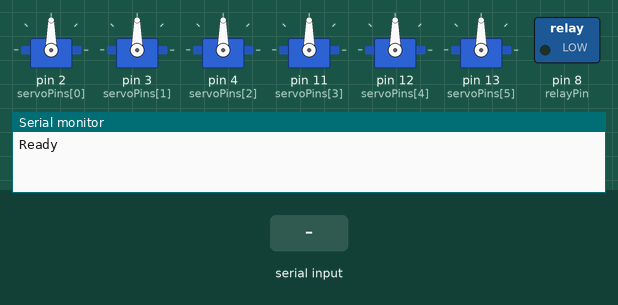
Simulated run of this sketch. Board: Arduino Uno, built with avr-gcc and run on an emulated ATmega328P. On the bench: 6 × servo, switched loads named in the sketch (green lamp = pin HIGH), the last lines printed to the serial monitor. The test bench sets the inputs (shaded band).

Above: at 1.2 s.
1.3 s: "w" received over Serial
At 1.8 s:
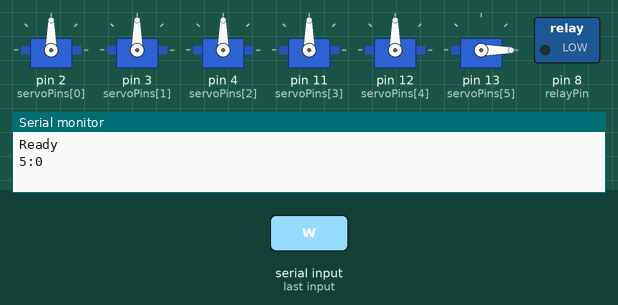
2.8 s: "z90\n" received over Serial
At 4.0 s:
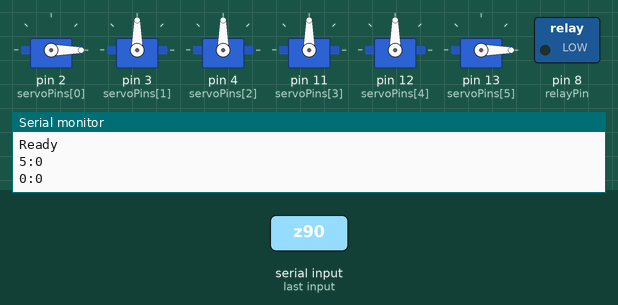
4.3 s: "n" received over Serial
At 5.2 s:
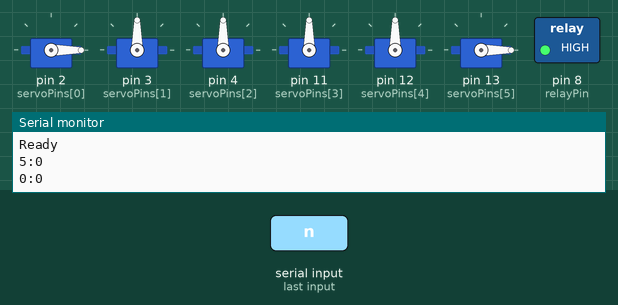
5.8 s: "z,45\n" received over Serial
At 6.4 s:
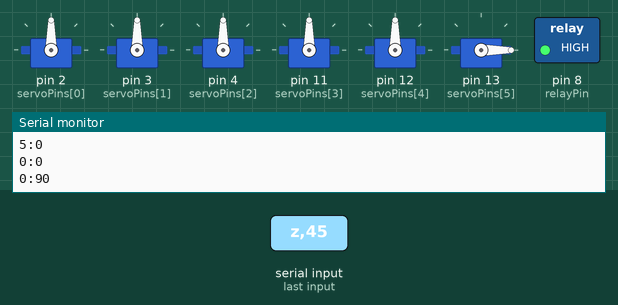
7.3 s: "x90\n" received over Serial
At 8.5 s:
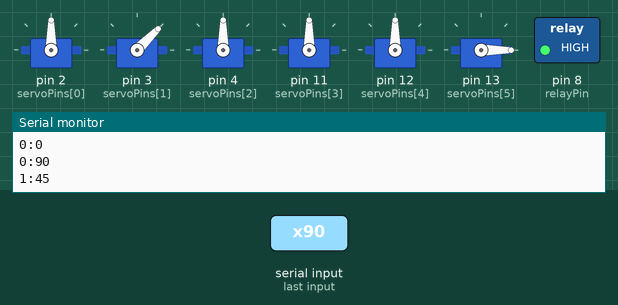
8.8 s: "f" received over Serial
At 9.9 s:
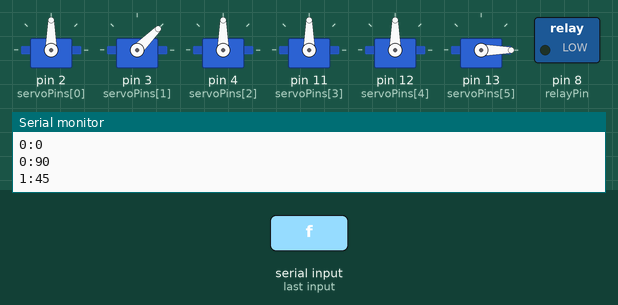
Timing chart, 0 to 11.3 s (numbered marks = the images above; inputs shaded):
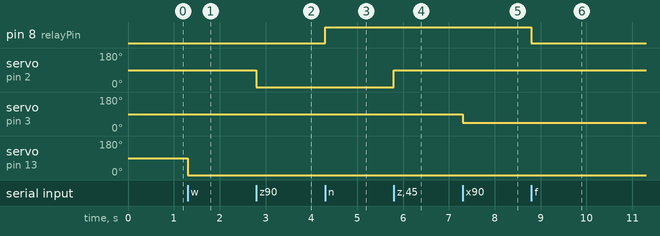

The sketch:

serialServoControl.ino
```cpp
// include the library code:
#include <Servo.h>

int servoPins[6] = {2, 3, 4, 11, 12, 13};
Servo servo[6];
int relayPin = 8;

void setup() {
  for (int i = 0; i < 6; i++) {
    servo[i].attach(servoPins[i]);
  }
  pinMode(relayPin, OUTPUT);
  digitalWrite(relayPin, LOW);
  Serial.begin(19200);
  Serial.println("Ready");
}


void loop() {

  static int v = 0;

  if ( Serial.available()) {
    char ch = Serial.read();

    switch (ch) {
      case '0'...'9':
        v = v * 10 + ch - '0';
        break;
      case 'z':
        servoWrite(0, v);
        v = 0;
        break;
      case 'x':
        servoWrite(1, v);
        v = 0;
        break;
      case 'a':
        servoWrite(2, v);
        v = 0;
        break;
      case 's':
        servoWrite(3, v);
        v = 0;
        break;
      case 'q':
        servoWrite(4, v);
        v = 0;
        break;
      case 'w':
        servoWrite(5, v);
        v = 0;
        break;
      case 'n':
        relay(HIGH);
        break;
      case 'f':
        relay(LOW);
        break;
      case '>':
        delay(500);
        break;
    }
  }

}

void relay(int status) {
  digitalWrite(relayPin, status);
}

void servoWrite(int s, int v) {
  servo[s].write(v);
  Serial.print(s);
  Serial.print(":");
  Serial.println(v);
  //delay(50);
}
```

Measured:
- after the input at 1.3 s, servo on pin 13 (servoPins[5]): 90° → 0° at once
- after the input at 2.8 s, servo on pin 2 (servoPins[0]): 90° → 0° at once
- after the input at 4.3 s, pin 8 (relayPin): LOW → HIGH at once
- after the input at 5.8 s, servo on pin 2 (servoPins[0]): 0° → 90° at once
- after the input at 7.3 s, servo on pin 3 (servoPins[1]): 90° → 45° at once
- after the input at 8.8 s, pin 8 (relayPin): HIGH → LOW at once
